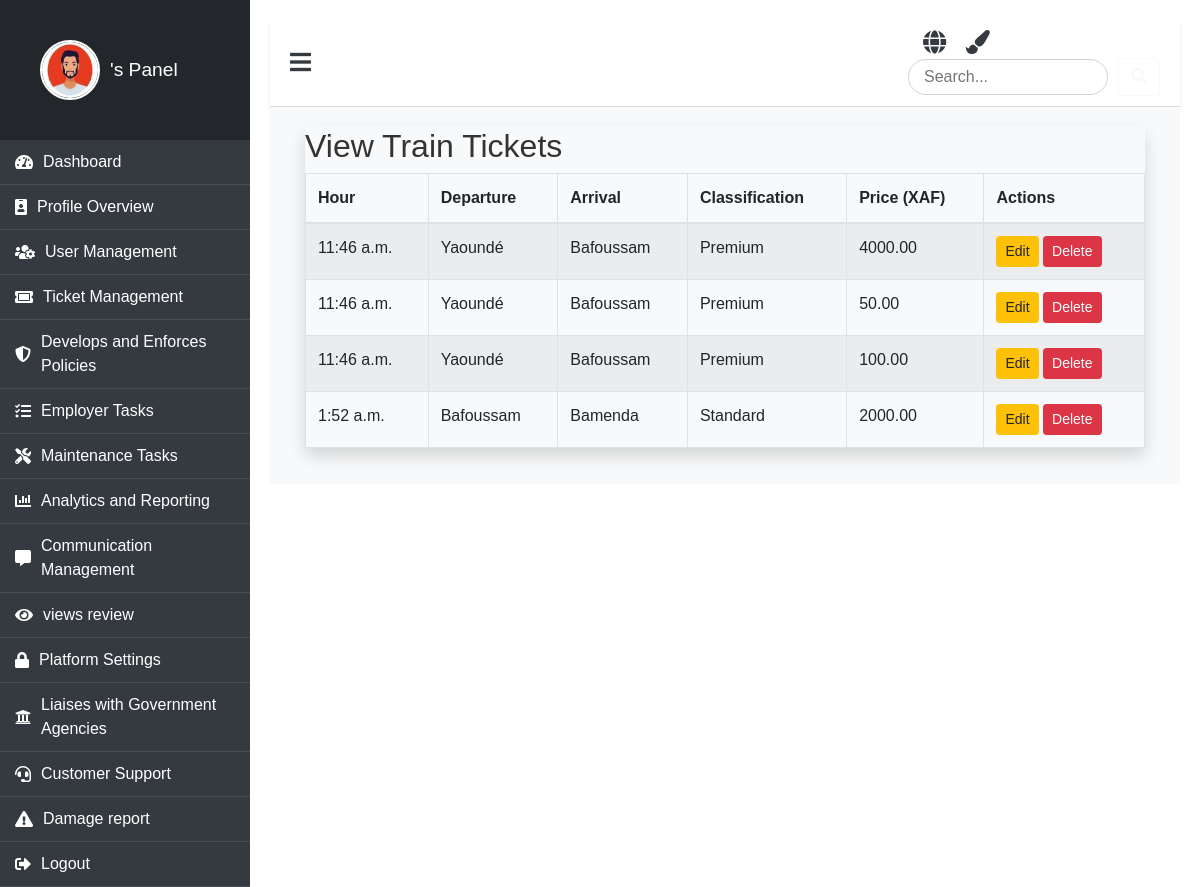
The page /view_tickets/ on the database its author committed.
### booking/models.py (models this page shows, shortened)
class Ticket(models.Model):
    TOWN_CHOICES = [
        ('Yaoundé', 'Yaoundé'),
        ('Bafoussam', 'Bafoussam'),
        ('Ngaoundéré', 'Ngaoundéré'),
        ('Douala', 'Douala'),
        ('Bamenda', 'Bamenda'),
        ('Garoua', 'Garoua'),
    ]
    CLASSIFICATION_CHOICES = [
        ('Standard', 'Standard'),
        ('Premium', 'Premium'),
        ('VIP', 'VIP'),
    ]
    hour = models.TimeField()
    departure = models.CharField(max_length=255, choices=TOWN_CHOICES)
    arrival = models.CharField(max_length=255, choices=TOWN_CHOICES)
    classification = models.CharField(max_length=20, choices=CLASSIFICATION_CHOICES)
    price = models.DecimalField(max_digits=10, decimal_places=2)
    railway_name = models.CharField(max_length=255, default='E-railway Railway')
    title = models.CharField(max_length=100, default='Untitled Ticket')  # Default value

### booking/views.py (the view)
# urls.py: path('view_tickets/', views.view_tickets, name='view_tickets'),
def view_tickets(request):
    tickets = Ticket.objects.all()
    return render(request, 'panel/admin/ticket/view_tickets.html', {'tickets': tickets})

### booking/templates/panel/admin/ticket/view_tickets.html (shortened to what this page needs)
{% extends 'panel/base/base_admin.html' %}
{% block content %}
<div class="container">
    <div class="ticket-list-container shadow">
        <h2 class="form-header">View Train Tickets</h2>
        <table class="table table-bordered table-striped">
            <thead>
                <tr>
                    <th>Hour</th>
                    <th>Departure</th>
                    <th>Arrival</th>
                    <th>Classification</th>
                    <th>Price (XAF)</th>
                    <th>Actions</th>
                </tr>
            </thead>
            <tbody>
                {% for ticket in tickets %}
                <tr>
                    <td>{{ ticket.hour }}</td>
                    <td>{{ ticket.departure }}</td>
                    <td>{{ ticket.arrival }}</td>
                    <td>{{ ticket.classification }}</td>
                    <td>{{ ticket.price }}</td>
                    <td>
                        <a href="{% url 'edit_ticket' ticket.id %}" class="btn btn-warning btn-sm">Edit</a>
                        <button class="btn btn-danger btn-sm" onclick="deleteTicket({{ ticket.id }})">Delete</button>
                    </td>
                </tr>
                {% endfor %}
            </tbody>
        </table>
    </div>
</div>
{% endblock %}

### booking/static/css/clients.css (style rules this page uses)
body { font-family: 'Arial', sans-serif; background-color: #f8f9fa; color: #333; margin: 0; padding: 0; overflow-x: hidden; }

### booking/templates/panel/base/base_admin.html (style rules this page uses)
body { background-color: #e9ecef; font-family: 'Arial', sans-serif; }

### rows shown on the page
Ticket: hour "11:46 a.m.", departure "Yaoundé", arrival "Bafoussam", classification "Premium", price "4000.00"
Ticket: hour "11:46 a.m.", departure "Yaoundé", arrival "Bafoussam", classification "Premium", price "50.00"
Ticket: hour "11:46 a.m.", departure "Yaoundé", arrival "Bafoussam", classification "Premium", price "100.00"
Ticket: hour "1:52 a.m.", departure "Bafoussam", arrival "Bamenda", classification "Standard", price "2000.00"
